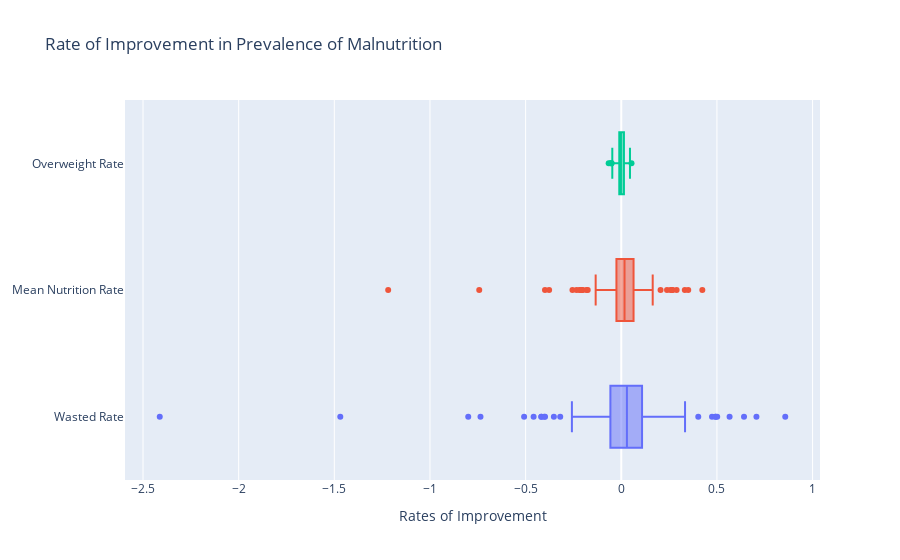

The code cell stored with this chart in its notebook:
### Markdown cell above
Plotting the Graph

### Code cell
# Plot the Data
fig = go.Figure()
fig.add_trace(go.Box(x=list(wasteRates.values()), name="Wasted Rate"))
fig.add_trace(go.Box(x=list(meanMalnutRates.values()), name="Mean Nutrition Rate"))
fig.add_trace(go.Box(x=list(ovrwtRates.values()), name="Overweight Rate"))

# Customise the Graph
fig.update_layout(title_text="Rate of Improvement in Prevalence of Malnutrition", xaxis_title="Rates of Improvement", showlegend=False)

# # Show the Graph
fig.show()
